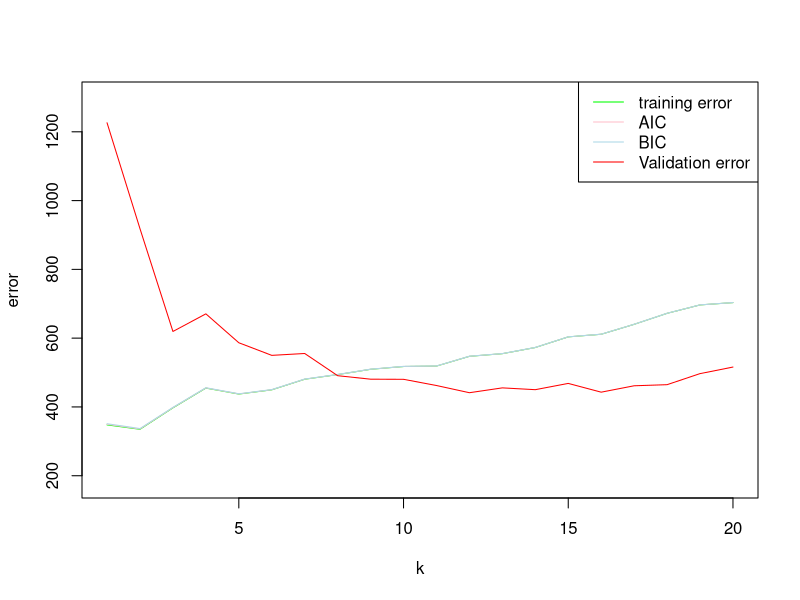
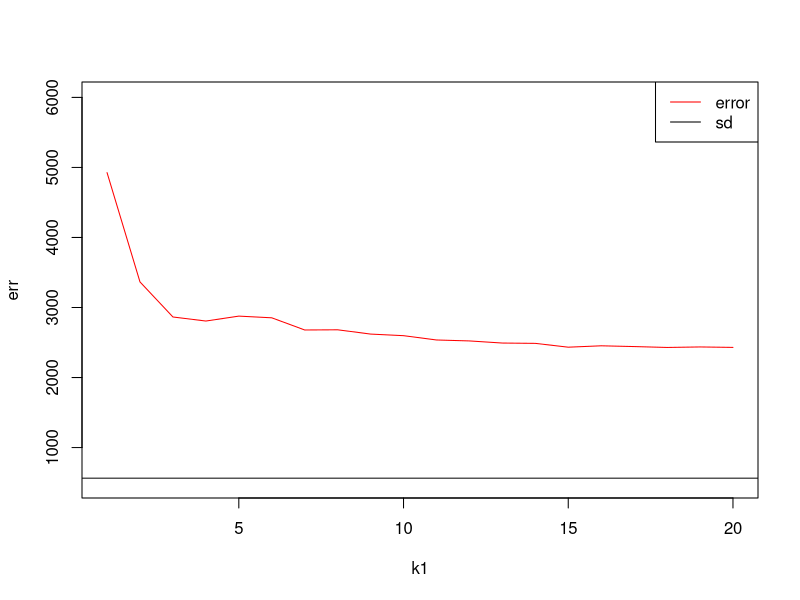

Here is the R script that generated these plots, in order:
## ---- chunk 1
set.seed(10)
library('MASS')
data <- mcycle
train_data_ind <- sample(dim(data)[1], dim(data)[1]*0.75) 
train_data <- data[train_data_ind,]
test_data <- data[-train_data_ind,]
train_y <- train_data$accel
train_x <- matrix(train_data$times, length(train_data$times), 1)
test_y <- test_data$accel
test_x <- matrix(test_data$times, length(test_data$times), 1)

## ---- chunk 2

Nadaraya_Watson <- function(y,x,x0,kern,...){
  a <- t(apply(x0, 1, function(x0_){
    k <- kern(x,x0_,...)
    k/sum(k)
    }))

    y_hat <- drop(a %*% y)
    attr(y_hat,"k") <- a
    return(y_hat)
}

kernel_k_nearest_neighbors <- function(x, x0, t=1) {
  ## compute distance betwen each x and x0
  z <- t(t(x) - x0)
  d <- sqrt(rowSums(z*z))

  ## initialize kernel weights to zero
  w <- rep(0, length(d))
  
  ## set weight to 1 for k nearest neighbors
  w[order(d)[1:t]] <- 1
  
  return(w)
}
k1 <- seq(1,20,1)
for (i in k1){
  y_hat <- Nadaraya_Watson(y = train_y,x = train_x,x0 = test_x, kern = kernel_k_nearest_neighbors, t = i)
}

## ---- chunk 3
effective_df <- function(y, x, kern, ...) {
  y_hat <- Nadaraya_Watson(y, x, x,
    kern=kern, ...)
  sum(diag(attr(y_hat, 'k')))
}


loss_squared_error <- function(y, yhat)
  (y - yhat)^2

error <- function(y, yhat, loss=loss_squared_error)
  mean(loss(y, yhat))

aic <- function(y, yhat, d)
  error(y, yhat) + 2/length(y)*d

bic <- function(y, yhat, d)
  error(y, yhat) + log(length(y))/length(y)*d

AIC <- rep(0,1)
BIC <- rep(0,1)
training_error <- rep(0,1)
testing_error <- rep(0,1)
s = 1

for (i in (1:length(k1))){
  edf <- effective_df(train_y, train_x, kernel_k_nearest_neighbors, t=k1[i])
  y_hat_train <- Nadaraya_Watson(y = train_y,x = train_x,x0 = train_x, kern = kernel_k_nearest_neighbors, t = k1[i])
  y_hat_test <- Nadaraya_Watson(y = train_y,x = train_x,x0 = test_x, kern = kernel_k_nearest_neighbors, t = k1[i])
  AIC[i] <- aic(train_y, y_hat_train,edf)
  BIC[i] <- bic(train_y, y_hat_train,edf)
  training_error[i] <- error(train_y, y_hat_train)
  testing_error[i] <- error(test_y, y_hat_test)
}
print(training_error)
print(testing_error)
print(AIC)
print(BIC)

plot(k1,training_error,type = "l", col = "green",ylim = c(180,1300),xlab = "k",ylab = "error")
lines(k1,AIC,col = "pink",type = "l")
lines(k1,BIC,col = "lightblue",type = "l")
lines(k1,testing_error,col = "red",type = "l")
legend("topright", c("training error", "AIC", "BIC", "Validation error"), col = c("green","pink","lightblue","red"),lty = 1)

## ---- chunk 4
f <- 5
k1 <- seq(1,20,1)
folds <- sample(rep(1:5,length(data)))
err <- rep(0,1)
for (i in (1:length(k1))){
  e <- rep(0,5)
  for (j in (1:5)){
    train_y <- train_data$accel[folds!= j]
    train_x <- matrix(data$times[folds!= j], length(train_data$times[folds!= j]), 1)
    test_y <- test_data$accel
    test_x <- matrix(test_data$times[folds== j], length(test_data$times[folds== j]), 1)
    # train model
    y_hat <- Nadaraya_Watson(y = train_y,x = train_x,x0 = test_x, kern = kernel_k_nearest_neighbors, t = k1[i])
    # error of every validation
    
    e[j] <- error(test_y, y_hat)
  }
  print(e)
  err[i] <- mean(e)
}

## ---- chunk 5
sd <- sd(err)
plot(k1,err,type = "l",col = "red", ylim = c(500,6000))
abline(h = sd)
legend("topright",c("error", "sd"), col = c("red", "black"),lty = 1 )
